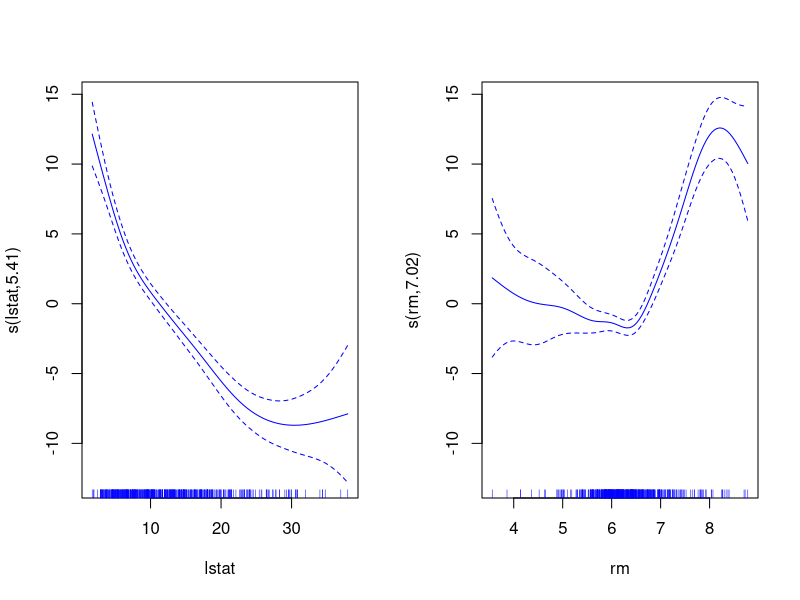
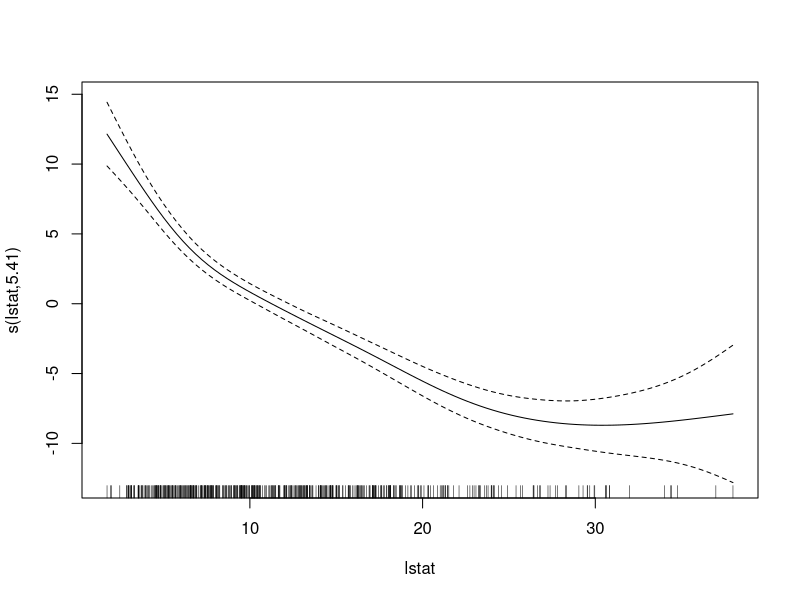
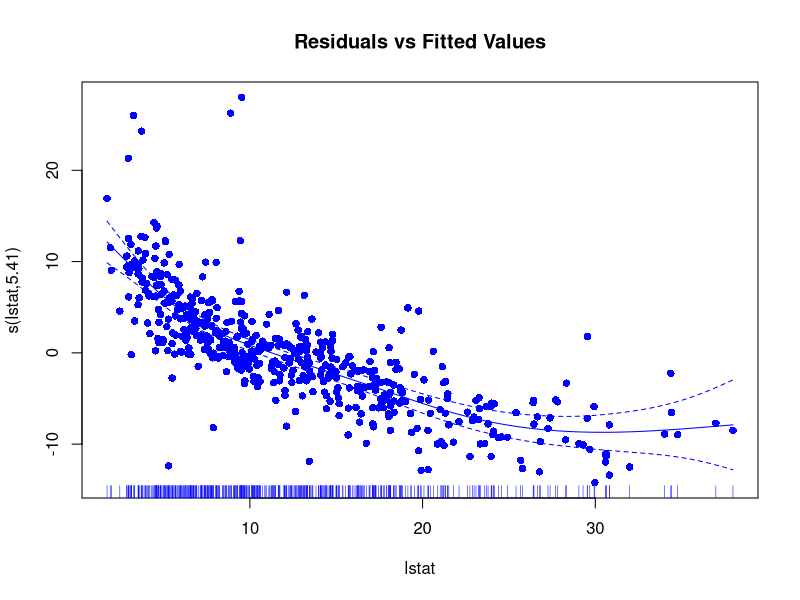
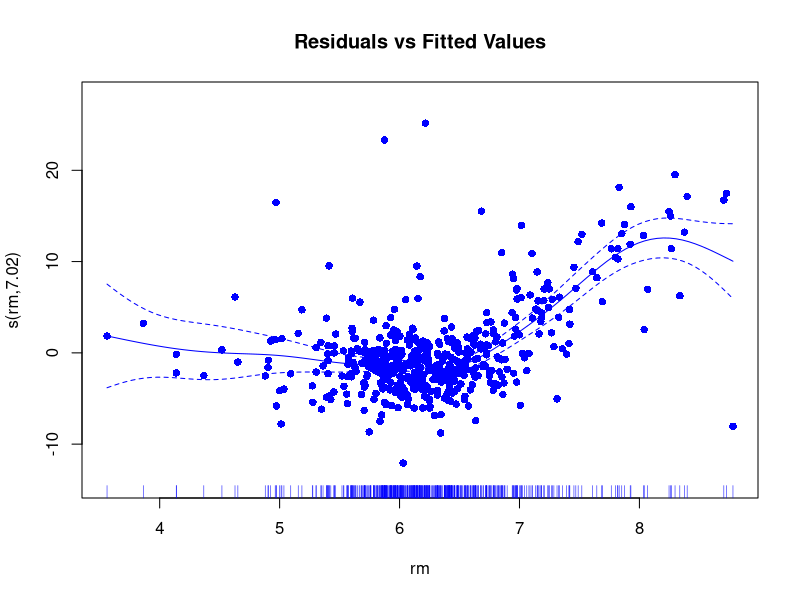
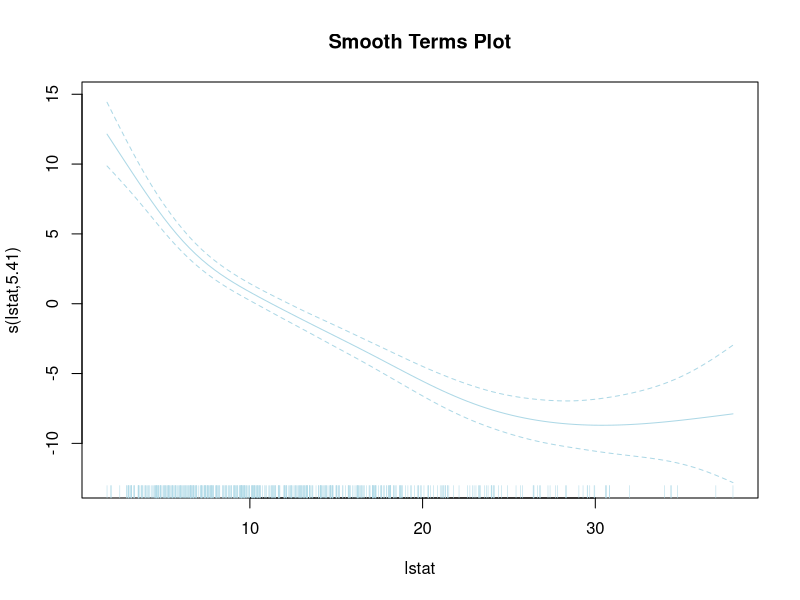
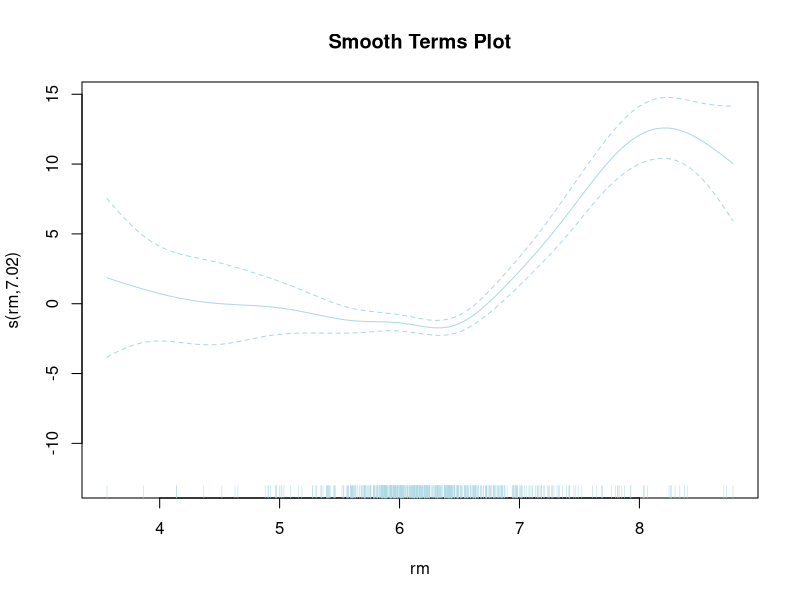

Write R code to recreate these figures, in order.
# Load required libraries
library(MASS)
library(mgcv)

# Load Boston Housing dataset
data(Boston)

# View the structure of the dataset
str(Boston)

# Fit GAM model
#gam_model <- gam(medv ~ s(lstat) + s(rm) + crim + zn + indus + chas + nox + age + dis + rad + tax + ptratio + black + medv, data = Boston)

gam_model <- gam(medv ~ s(lstat) + s(rm) + crim + zn + indus + chas + nox + age + dis + rad + tax + ptratio + black, data = Boston)

# Summary of the model
summary(gam_model)

# Partial Dependence Plots
par(mfrow=c(1,2))
plot(gam_model, select=1, se=TRUE, col="blue")  # Partial dependence plot for lstat
plot(gam_model, select=2, se=TRUE, col="blue")  # Partial dependence plot for rm
par(mfrow=c(1,1))


# Component-Wise Partial Dependence Plots
plot.gam(gam_model, select=TRUE)

# Residuals vs. Fitted Values Plot
plot(gam_model, residuals=TRUE, col="blue", pch=16, main="Residuals vs Fitted Values")

# Smooth Terms Plot
plot(gam_model, shade=TRUE, col="lightblue", main="Smooth Terms Plot")
